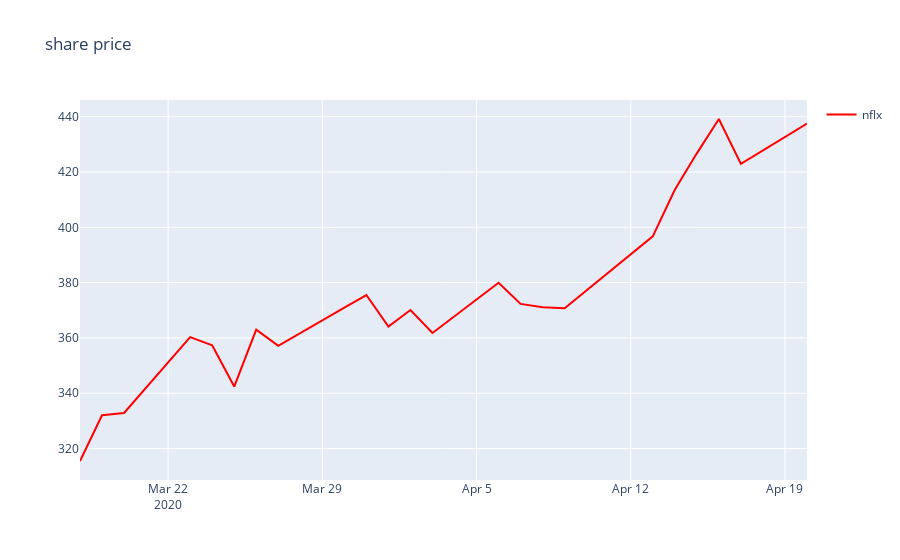

Notebook source saved alongside this figure:
### Code cell
import plotly.graph_objects as go

fig = go.Figure()
fig.add_trace(go.Scatter(
    x=dates,
    y=prices,
    name = company_code, 
    marker = dict(
        size = 10,
        color = 'red'
    )
))

fig.update_layout(
    showlegend=True,
    title = 'share price',
    xaxis = dict(
        range=(dates[0], dates[-1]),
        constrain='domain'
    )
)


fig.show()

### Figure 1 — Plotly figure (JSON) as saved in the notebook; plotly's stock layout.template omitted (floating-point values rounded to 4 significant figures)
{"data": [{"marker": {"color": "red", "size": 10}, "name": "nflx", "type": "scatter", "x": ["2020-03-18T00:00:00", "2020-03-19T00:00:00", "2020-03-20T00:00:00", "2020-03-23T00:00:00", "2020-03-24T00:00:00", "2020-03-25T00:00:00", "2020-03-26T00:00:00", "2020-03-27T00:00:00", "2020-03-30T00:00:00", "2020-03-31T00:00:00", "2020-04-01T00:00:00", "2020-04-02T00:00:00", "2020-04-03T00:00:00", "2020-04-06T00:00:00", "2020-04-07T00:00:00", "2020-04-08T00:00:00", "2020-04-09T00:00:00", "2020-04-13T00:00:00", "2020-04-14T00:00:00", "2020-04-15T00:00:00", "2020-04-16T00:00:00", "2020-04-17T00:00:00", "2020-04-20T00:00:00"], "y": [315.5, 332.0, 332.8, 360.3, 357.3, 342.4, 363.0, 357.1, 371.0, 375.5, 364.1, 370.1, 361.8, 380.0, 372.3, 371.1, 370.7, 396.7, 413.6, 426.8, 439.2, 423.0, 437.5]}], "layout": {"showlegend": true, "title": {"text": "share price"}, "xaxis": {"constrain": "domain", "range": ["2020-03-18T00:00:00", "2020-04-20T00:00:00"]}}}
